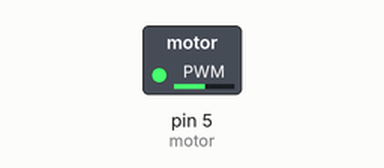
Simulated run of this sketch. Board: Arduino Uno, built with avr-gcc and run on an emulated ATmega328P. Parts: switched loads named in the sketch (green lamp = pin HIGH).

Above: at 0.1 s.
Timing chart, 0 to 40.0 s (numbered marks = the images above):
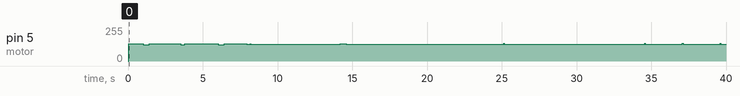

The sketch:

moviendo_motor.ino
```cpp
int i,j,motor=5;
void setup()
{
  pinMode(motor,OUTPUT);
}
void loop()
{
  for(i=0;i<=100;i++)
  {
    digitalWrite(motor,HIGH);
    delayMicroseconds(1850);
    digitalWrite(motor,LOW);
    delayMicroseconds(1850);
  }
  for(j=0;j<=100;j++)
  {
    digitalWrite(motor,HIGH);
    delayMicroseconds(1250);
    digitalWrite(motor,LOW);
    delayMicroseconds(1250);
  }
}
```

Measured:
- by itself, pin 5 (motor): 0/255 → 130/255 at 0.05 s, → 123/255 0.96 s later, → 130/255 0.40 s later, → 123/255 2.1 s later, … (20 changes in this stretch)
